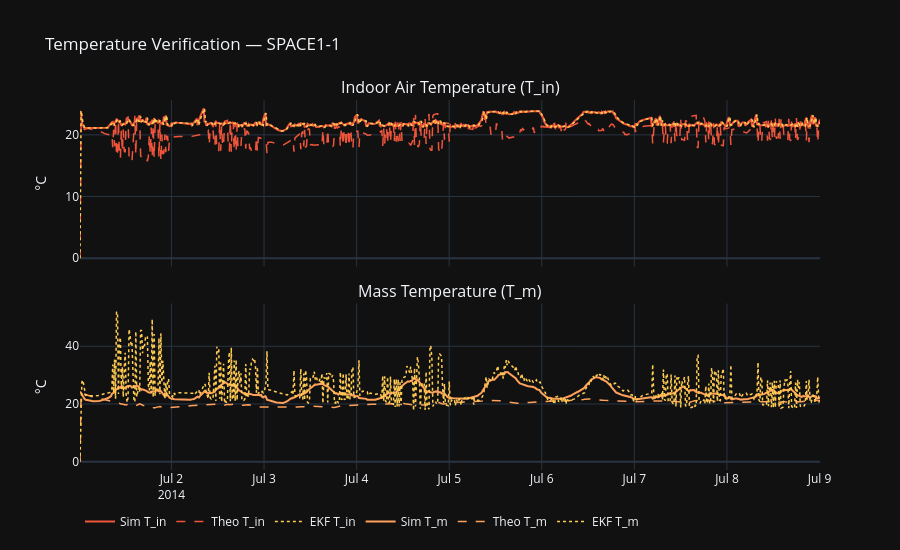

The code cell stored with this chart in its notebook:
### Markdown cell above
## 1 · Temperature Verification (T_in & T_m)
Compare Simulation → Theoretical RC model → EKF estimate.

### Code cell
fig = make_subplots(
    rows=2, cols=1, shared_xaxes=True,
    subplot_titles=['Indoor Air Temperature (T_in)', 'Mass Temperature (T_m)'],
    vertical_spacing=0.10
)

t = df['Datetime']

# T_in
fig.add_trace(go.Scatter(x=t, y=df[f'{ZONE}_Temp_C'],
    name='Sim T_in', line=dict(color='#EF553B', width=2)), row=1, col=1)
fig.add_trace(go.Scatter(x=t, y=df[f'{ZONE}_T_in_theo'],
    name='Theo T_in', line=dict(color='#EF553B', width=1.5, dash='dash')), row=1, col=1)
fig.add_trace(go.Scatter(x=t, y=df[f'{ZONE}_T_in_est'],
    name='EKF T_in', line=dict(color='#FECB52', width=1.5, dash='dot')), row=1, col=1)

# T_m
fig.add_trace(go.Scatter(x=t, y=df[f'{ZONE}_T_m_C'],
    name='Sim T_m', line=dict(color='#FFA15A', width=2)), row=2, col=1)
fig.add_trace(go.Scatter(x=t, y=df[f'{ZONE}_T_m_theo'],
    name='Theo T_m', line=dict(color='#FFA15A', width=1.5, dash='dash')), row=2, col=1)
fig.add_trace(go.Scatter(x=t, y=df[f'{ZONE}_T_m_est'],
    name='EKF T_m', line=dict(color='#FECB52', width=1.5, dash='dot')), row=2, col=1)

fig.update_layout(template='plotly_dark', height=550,
    title=f'Temperature Verification — {ZONE}',
    legend=dict(orientation='h', y=-0.10))
fig.update_yaxes(title_text='°C', row=1, col=1)
fig.update_yaxes(title_text='°C', row=2, col=1)
fig.show()

### Figure 1 — Plotly figure (JSON) as saved in the notebook; plotly's stock layout.template omitted (floating-point values rounded to 4 significant figures; data arrays with more than 128 entries replaced by an {"elided": "..."} marker saying what was removed)
{"data": [{"line": {"color": "#EF553B", "width": 2}, "name": "Sim T_in", "type": "scatter", "x": {"elided": "768 str values"}, "xaxis": "x", "y": {"elided": "768 float values"}, "yaxis": "y"}, {"line": {"color": "#EF553B", "dash": "dash", "width": 1.5}, "name": "Theo T_in", "type": "scatter", "x": {"elided": "768 str values"}, "xaxis": "x", "y": {"elided": "768 float values"}, "yaxis": "y"}, {"line": {"color": "#FECB52", "dash": "dot", "width": 1.5}, "name": "EKF T_in", "type": "scatter", "x": {"elided": "768 str values"}, "xaxis": "x", "y": {"elided": "768 float values"}, "yaxis": "y"}, {"line": {"color": "#FFA15A", "width": 2}, "name": "Sim T_m", "type": "scatter", "x": {"elided": "768 str values"}, "xaxis": "x2", "y": {"elided": "768 float values"}, "yaxis": "y2"}, {"line": {"color": "#FFA15A", "dash": "dash", "width": 1.5}, "name": "Theo T_m", "type": "scatter", "x": {"elided": "768 str values"}, "xaxis": "x2", "y": {"elided": "768 float values"}, "yaxis": "y2"}, {"line": {"color": "#FECB52", "dash": "dot", "width": 1.5}, "name": "EKF T_m", "type": "scatter", "x": {"elided": "768 str values"}, "xaxis": "x2", "y": {"elided": "768 float values"}, "yaxis": "y2"}], "layout": {"annotations": [{"font": {"size": 16}, "showarrow": false, "text": "Indoor Air Temperature (T_in)", "x": 0.5, "xanchor": "center", "xref": "paper", "y": 1, "yanchor": "bottom", "yref": "paper"}, {"font": {"size": 16}, "showarrow": false, "text": "Mass Temperature (T_m)", "x": 0.5, "xanchor": "center", "xref": "paper", "y": 0.45, "yanchor": "bottom", "yref": "paper"}], "height": 550, "legend": {"orientation": "h", "y": -0.1}, "title": {"text": "Temperature Verification — SPACE1-1"}, "xaxis": {"anchor": "y", "domain": [0, 1], "matches": "x2", "showticklabels": false}, "xaxis2": {"anchor": "y2", "domain": [0, 1]}, "yaxis": {"anchor": "x", "domain": [0.55, 1], "title": {"text": "°C"}}, "yaxis2": {"anchor": "x2", "domain": [0, 0.45], "title": {"text": "°C"}}}}
